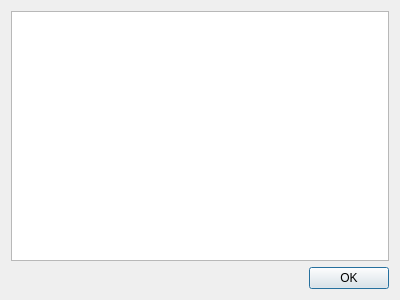
<?xml version="1.0" encoding="UTF-8"?>
<ui version="4.0">
 <class>DialogElapsed</class>
 <widget class="QDialog" name="DialogElapsed">
  <property name="windowModality">
   <enum>Qt::ApplicationModal</enum>
  </property>
  <property name="geometry">
   <rect>
    <x>0</x>
    <y>0</y>
    <width>400</width>
    <height>300</height>
   </rect>
  </property>
  <property name="windowTitle">
   <string>Elapsed</string>
  </property>
  <property name="modal">
   <bool>true</bool>
  </property>
  <layout class="QVBoxLayout" name="verticalLayout">
   <item>
    <widget class="QTableWidget" name="tableWidgetResult">
     <property name="editTriggers">
      <set>QAbstractItemView::NoEditTriggers</set>
     </property>
     <property name="selectionMode">
      <enum>QAbstractItemView::SingleSelection</enum>
     </property>
     <property name="selectionBehavior">
      <enum>QAbstractItemView::SelectRows</enum>
     </property>
     <property name="sortingEnabled">
      <bool>true</bool>
     </property>
     <attribute name="verticalHeaderVisible">
      <bool>false</bool>
     </attribute>
     <attribute name="verticalHeaderMinimumSectionSize">
      <number>20</number>
     </attribute>
     <attribute name="verticalHeaderDefaultSectionSize">
      <number>20</number>
     </attribute>
    </widget>
   </item>
   <item>
    <layout class="QHBoxLayout" name="horizontalLayout">
     <item>
      <spacer name="horizontalSpacer">
       <property name="orientation">
        <enum>Qt::Horizontal</enum>
       </property>
       <property name="sizeHint" stdset="0">
        <size>
         <width>40</width>
         <height>20</height>
        </size>
       </property>
      </spacer>
     </item>
     <item>
      <widget class="QPushButton" name="pushButtonOK">
       <property name="text">
        <string>OK</string>
       </property>
      </widget>
     </item>
    </layout>
   </item>
  </layout>
 </widget>
 <resources/>
 <connections/>
</ui>
